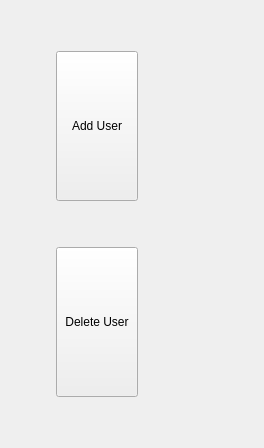
      <widget class="QWidget" name="page">
       <layout class="QGridLayout" name="gridLayout_5">
        <item row="0" column="0">
         <spacer name="horizontalSpacer_8">
          <property name="orientation">
           <enum>Qt::Horizontal</enum>
          </property>
          <property name="sizeHint" stdset="0">
           <size>
            <width>45</width>
            <height>20</height>
           </size>
          </property>
         </spacer>
        </item>
        <item row="0" column="1">
         <layout class="QVBoxLayout" name="verticalLayout">
          <item>
           <spacer name="verticalSpacer_2">
            <property name="orientation">
             <enum>Qt::Vertical</enum>
            </property>
            <property name="sizeHint" stdset="0">
             <size>
              <width>20</width>
              <height>40</height>
             </size>
            </property>
           </spacer>
          </item>
          <item>
           <widget class="QPushButton" name="pushButton_3">
            <property name="minimumSize">
             <size>
              <width>82</width>
              <height>150</height>
             </size>
            </property>
            <property name="text">
             <string>Add User</string>
            </property>
            <property name="icon">
             <iconset resource="icons.qrc">
              <normaloff>:/newPrefix/Icons/Add group.png</normaloff>:/newPrefix/Icons/Add group.png</iconset>
            </property>
            <property name="iconSize">
             <size>
              <width>50</width>
              <height>50</height>
             </size>
            </property>
           </widget>
          </item>
          <item>
           <spacer name="verticalSpacer_3">
            <property name="orientation">
             <enum>Qt::Vertical</enum>
            </property>
            <property name="sizeHint" stdset="0">
             <size>
              <width>20</width>
              <height>40</height>
             </size>
            </property>
           </spacer>
          </item>
          <item>
           <widget class="QPushButton" name="pushButton_2">
            <property name="minimumSize">
             <size>
              <width>82</width>
              <height>150</height>
             </size>
            </property>
            <property name="text">
             <string>Delete User</string>
            </property>
            <property name="icon">
             <iconset resource="icons.qrc">
              <normaloff>:/newPrefix/Icons/Delete group.png</normaloff>:/newPrefix/Icons/Delete group.png</iconset>
            </property>
            <property name="iconSize">
             <size>
              <width>50</width>
              <height>50</height>
             </size>
            </property>
           </widget>
          </item>
          <item>
           <spacer name="verticalSpacer_4">
            <property name="orientation">
             <enum>Qt::Vertical</enum>
            </property>
            <property name="sizeHint" stdset="0">
             <size>
              <width>20</width>
              <height>40</height>
             </size>
            </property>
           </spacer>
          </item>
         </layout>
        </item>
        <item row="0" column="2">
         <spacer name="horizontalSpacer_7">
          <property name="orientation">
           <enum>Qt::Horizontal</enum>
          </property>
          <property name="sizeHint" stdset="0">
           <size>
            <width>44</width>
            <height>20</height>
           </size>
          </property>
         </spacer>
        </item>
        <item row="0" column="3">
         <layout class="QVBoxLayout" name="verticalLayout_2">
          <item>
           <spacer name="verticalSpacer">
            <property name="orientation">
             <enum>Qt::Vertical</enum>
            </property>
            <property name="sizeHint" stdset="0">
             <size>
              <width>20</width>
              <height>40</height>
             </size>
            </property>
           </spacer>
          </item>
          <item>
           <widget class="QLabel" name="label_4">
            <property name="maximumSize">
             <size>
              <width>450</width>
              <height>400</height>
             </size>
            </property>
            <property name="text">
             <string/>
            </property>
            <property name="pixmap">
             <pixmap resource="icons.qrc">:/newPrefix/Icons/1.png</pixmap>
            </property>
            <property name="scaledContents">
             <bool>true</bool>
            </property>
           </widget>
          </item>
          <item>
           <spacer name="verticalSpacer_5">
            <property name="orientation">
             <enum>Qt::Vertical</enum>
            </property>
            <property name="sizeHint" stdset="0">
             <size>
              <width>20</width>
              <height>40</height>
             </size>
            </property>
           </spacer>
          </item>
         </layout>
        </item>
        <item row="0" column="4">
         <spacer name="horizontalSpacer_9">
          <property name="orientation">
           <enum>Qt::Horizontal</enum>
          </property>
          <property name="sizeHint" stdset="0">
           <size>
            <width>45</width>
            <height>20</height>
           </size>
          </property>
         </spacer>
        </item>
       </layout>
      </widget>
